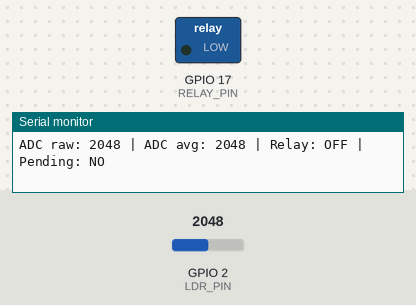
The program below on a simulated ESP32-S3. On the bench: switched loads named in the program (green lamp = pin HIGH), the last lines printed to the serial monitor. The test bench sets the inputs (shaded band); at power-on: GPIO 2 (LDR_PIN) = 2048 (analog values on the 0–4095 scale).

Above: at 1.2 s.
1.3 s: GPIO 2 (LDR_PIN) set to 1842
3.1 s: GPIO 2 (LDR_PIN) set to 1737
At 4.3 s:
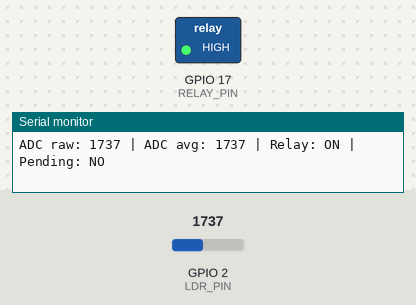
Timing chart, 0 to 6.1 s (numbered marks = the images above; inputs shaded):
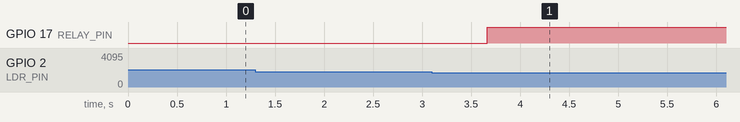

Measured:
- the behaviour switches between 1800 and 1799 on GPIO 2 (LDR_PIN) (found by bisection; images 0 and 1)
- after the input at 3.1 s, GPIO 17 (RELAY_PIN): LOW → HIGH after 0.56 s

The program:

main.cpp
```cpp
#include <Arduino.h>

constexpr uint8_t LDR_PIN = 2;
constexpr uint8_t RELAY_PIN = 17;

// Пороги освітленості: підлаштуй під свої вимірювання.
constexpr uint16_t THRESHOLD_DARK = 1800;
constexpr uint16_t THRESHOLD_LIGHT = 2200;

// Кількість вимірювань для ковзного середнього.
constexpr uint8_t FILTER_SIZE = 8;

// Інтервали часу.
constexpr uint32_t ADC_INTERVAL_MS = 20;
constexpr uint32_t PRINT_INTERVAL_MS = 500;
constexpr uint32_t CONFIRM_TIME_MS = 500;

static_assert(
    FILTER_SIZE > 0,
    "FILTER_SIZE must be greater than zero"
);

static_assert(
    THRESHOLD_DARK < THRESHOLD_LIGHT,
    "THRESHOLD_DARK must be less than THRESHOLD_LIGHT"
);

// Дані для усереднення.
uint16_t readings[FILTER_SIZE] = {};
uint32_t sum = 0;
uint8_t readingIndex = 0;
uint8_t readingCount = 0;

// Останні покази датчика.
uint16_t rawValue = 0;
uint16_t filteredValue = 0;

// Стан реле та очікування перемикання.
bool relayOn = false;
bool switchPending = false;

// Мітки часу.
uint32_t lastAdcTime = 0;
uint32_t lastPrintTime = 0;
uint32_t pendingSince = 0;

// Обчислення середнього останніх FILTER_SIZE вимірювань.
uint16_t filterADC(uint16_t value)
{
    // Віднімаємо найстаріше значення.
    sum -= readings[readingIndex];

    // Записуємо нове значення та додаємо його до суми.
    readings[readingIndex] = value;
    sum += value;

    // Перехід до наступної комірки по колу: 0...7, потім 0.
    readingIndex = (readingIndex + 1) % FILTER_SIZE;

    // Під час заповнення враховуємо лише отримані вимірювання.
    if (readingCount < FILTER_SIZE)
    {
        ++readingCount;
    }

    return static_cast<uint16_t>(sum / readingCount);
}

// Гістерезис із підтвердженням зміни освітлення.
void updateRelay(uint16_t value, uint32_t now)
{
    bool requestedState = relayOn;

    if (value < THRESHOLD_DARK)
    {
        requestedState = true;
    }
    else if (value > THRESHOLD_LIGHT)
    {
        requestedState = false;
    }

    // Якщо зміна не потрібна або покази між порогами,
    // скасовуємо очікування та зберігаємо стан реле.
    if (requestedState == relayOn)
    {
        switchPending = false;
        return;
    }

    // Умова перемикання виникла: починаємо відлік.
    if (!switchPending)
    {
        switchPending = true;
        pendingSince = now;
        return;
    }

    // Перемикаємо реле, якщо умова тримається 500 мс.
    if (now - pendingSince >= CONFIRM_TIME_MS)
    {
        relayOn = requestedState;

        // Для нашої схеми через BC547B:
        // HIGH відкриває транзистор, IN реле стає LOW.
        digitalWrite(RELAY_PIN, relayOn ? HIGH : LOW);

        switchPending = false;
    }
}

void setup()
{
    Serial.begin(115200);

    pinMode(LDR_PIN, INPUT);
    pinMode(RELAY_PIN, OUTPUT);

    // Початковий стан: реле вимкнене.
    digitalWrite(RELAY_PIN, LOW);

    // 12-бітний ADC: значення від 0 до 4095.
    analogReadResolution(12);
    analogSetPinAttenuation(LDR_PIN, ADC_11db);
}

void loop()
{
    const uint32_t now = millis();

    // Зчитування датчика та керування реле кожні 20 мс.
    if (now - lastAdcTime >= ADC_INTERVAL_MS)
    {
        lastAdcTime = now;

        rawValue = analogRead(LDR_PIN);
        filteredValue = filterADC(rawValue);

        updateRelay(filteredValue, now);
    }

    // Виведення інформації кожні 500 мс.
    if (now - lastPrintTime >= PRINT_INTERVAL_MS)
    {
        lastPrintTime = now;

        Serial.print("ADC raw: ");
        Serial.print(rawValue);

        Serial.print(" | ADC avg: ");
        Serial.print(filteredValue);

        Serial.print(" | Relay: ");
        Serial.print(relayOn ? "ON" : "OFF");

        Serial.print(" | Pending: ");
        Serial.println(switchPending ? "YES" : "NO");
    }
}
```
